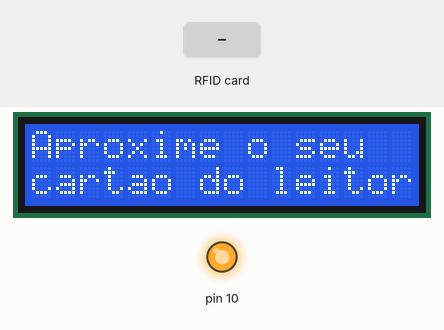
This sketch was run on a simulated Arduino Uno, built with avr-gcc and run on an emulated ATmega328P. Parts: 16×2 character LCD, output pins drawn as LEDs (lit = HIGH). The inputs (shaded band) are chosen by the test bench. WiFi joins after 1.5 s; servers stay silent unless stated; what the sketch prints to the serial monitor is not drawn. At 2.7 s the program stops and its outputs stay as they are.

Above: at 2.3 s.
2.4 s: RFID card 5E 7A 19 C4 held to the reader
At 2.9 s:
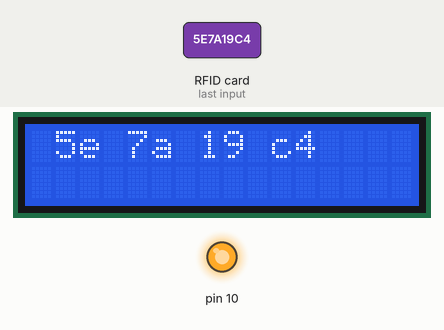
Timing chart, 0 to 4.2 s (numbered marks = the images above; inputs shaded):
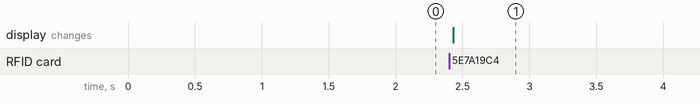

Measured:
- after the input at 2.4 s, the display: changes at once (image 1)

The sketch:

QTandRFID-ArduinoCode.ino
```cpp
#include <LiquidCrystal.h>


/*
 * MFRC522 - Library to use ARDUINO RFID MODULE KIT 13.56 MHZ WITH TAGS SPI W AND R BY COOQROBOT.
 * The library file MFRC522.h has a wealth of useful info. Please read it.
 * The functions are documented in MFRC522.cpp.
 *
 * Based on code Dr.Leong   ( WWW.B2CQSHOP.COM )
 * Created by Miguel Balboa (circuitito.com), Jan, 2012.
 * Rewritten by Søren Thing Andersen (access.thing.dk), fall of 2013 (Translation to English, refactored, comments, anti collision, cascade levels.)
 * Released into the public domain.
 *
 * Sample program showing how to read data from a PICC using a MFRC522 reader on the Arduino SPI interface.
 *----------------------------------------------------------------------------- empty_skull
 * Aggiunti pin per arduino Mega
 * add pin configuration for arduino mega
 * http://mac86project.altervista.org/
 ----------------------------------------------------------------------------- Nicola Coppola
 * Pin layout should be as follows:
 * Signal     Pin              Pin               Pin
 *            Arduino Uno      Arduino Mega      MFRC522 board
 * ------------------------------------------------------------
 * Reset      9                5                 RST
 * SPI SS     8               53                SDA
 * SPI MOSI   11               51                MOSI
 * SPI MISO   12               50                MISO
 * SPI SCK    13               52                SCK
 *
 * The reader can be found on eBay for around 5 dollars. Search for "mf-rc522" on ebay.com.
 */

#include <SPI.h>
#include <MFRC522.h>
#include <Ethernet.h>

#define SS_PIN 8
#define RST_PIN 9
void mensageminicial();
MFRC522 mfrc522(SS_PIN, RST_PIN);  // Create MFRC522 instance.
LiquidCrystal lcd(7, 6, 5, 4, 3, 2); // Create LCD instance.

byte mac[]     = { 0xDE, 0xAD, 0xBE, 0xEF, 0xFE, 0xED };
byte ip[]      = { 192,168,1,160};
//byte ip[]      = { 169,254,222,70};
byte gateway[] = { 192, 168, 1, 1};
byte subnet[]  = { 255, 255, 255, 0};
IPAddress server(192,168,1,155);

EthernetClient client;

void setup() {
  Serial.begin(9600); // Initialize serial communications with the PC
  SPI.begin();      // Init SPI bus
  mfrc522.PCD_Init(); // Init MFRC522 card
  lcd.begin(16, 2);
  mensageminicial();
  Ethernet.begin(mac, ip, gateway, subnet);
  delay(1000);

}

void loop() {
  // Look for new cards
  if ( ! mfrc522.PICC_IsNewCardPresent()) {
    return;
  }

  // Select one of the cards
  if ( ! mfrc522.PICC_ReadCardSerial()) {
    return;
  }
  String conteudo= "";

  for (byte i = 0; i < mfrc522.uid.size; i++)
  {
     Serial.print(mfrc522.uid.uidByte[i] < 0x10 ? " 0" : " ");
     Serial.print(mfrc522.uid.uidByte[i], HEX);
     conteudo.concat(String(mfrc522.uid.uidByte[i] < 0x10 ? " 0" : " "));
     conteudo.concat(String(mfrc522.uid.uidByte[i], HEX));
  }
  Serial.println("");
  lcd.clear();
  lcd.setCursor(0,0);
  lcd.print(conteudo);
  if (client.connect(server, 2222)) {
    Serial.println("connected");
  } else {
    // if you didn't get a connection to the server:
    Serial.println("connection failed");
  }
  String nome = "";
  if (client.connected()) {
      Serial.println("Waiting");
      /*while(!client.available()){

      }*/
      while(client.available()){
        char c = client.read();
        Serial.print(c);
      }
      Serial.println("Finished Waiting");
      delay(2);
      client.print(conteudo);
      delay(2);

      while(!client.available()){

      }
      while(client.available()){
        char c = client.read();
        nome.concat(c);
      }
  }
  Serial.println(nome);
  lcd.clear();
  lcd.setCursor(0,0);
  lcd.print(nome);
  conteudo = "";
  client.stop();

  delay(500);
  mensageminicial();
}

void mensageminicial()
{
  lcd.clear();
  lcd.setCursor(0,0);
  lcd.print("Aproxime o seu");
  lcd.setCursor(0,1);
  lcd.print("cartao do leitor");
}
```
